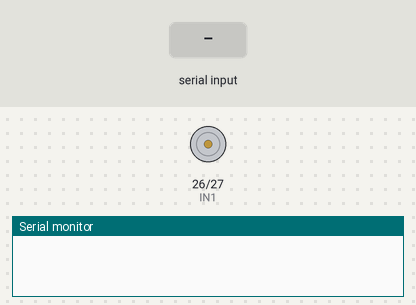
The sketch below on a simulated ESP32. Parts: motor-driver pin pairs drawn as motors (green arrow = first pin HIGH = forward, orange = second pin HIGH = backward, longer = more drive), the last lines printed to the serial monitor. Inputs (shaded band) come from the test bench. Nothing arrives over Bluetooth unless stated.

Above: at 1.2 s.
1.3 s: "1" received over the second serial link
At 1.9 s:
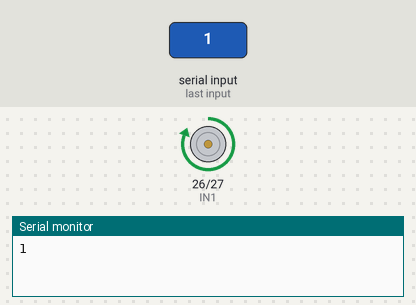
2.8 s: "0" received over the second serial link
At 3.1 s:
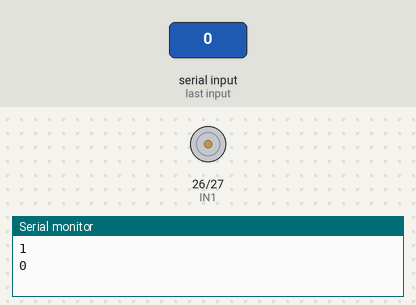
Timing chart, 0 to 5.8 s (numbered marks = the images above; inputs shaded):
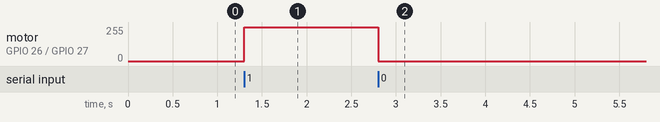

Measured:
- after the input at 1.3 s, motor on GPIO 26 (IN1) / GPIO 27 (IN2): stopped → forward 255/255 at once
- after the input at 2.8 s, motor on GPIO 26 (IN1) / GPIO 27 (IN2): forward 255/255 → stopped at once

The sketch:

Motor_with_blu.ino
```cpp
#include "BluetoothSerial.h"

BluetoothSerial SerialBT;

// Motor pins
const int IN1 = 26;
const int IN2 = 27;

void setup() {
  Serial.begin(115200);              // Optional, for debugging
  SerialBT.begin("ESP32-Bluetooth"); // Bluetooth name

  pinMode(IN1, OUTPUT);
  pinMode(IN2, OUTPUT);

  // Make sure motor is off at start
  digitalWrite(IN1, LOW);
  digitalWrite(IN2, LOW);
}

void loop() {
  if (SerialBT.available()) {
    char c = SerialBT.read();
    Serial.println(c);  // Print received char for debugging

    if (c == '1') {
      // Turn motor ON (forward)
      digitalWrite(IN1, HIGH);
      digitalWrite(IN2, LOW);
    }
    else if (c == '0') {
      // Stop motor
      digitalWrite(IN1, LOW);
      digitalWrite(IN2, LOW);
    }
  }
}
```
